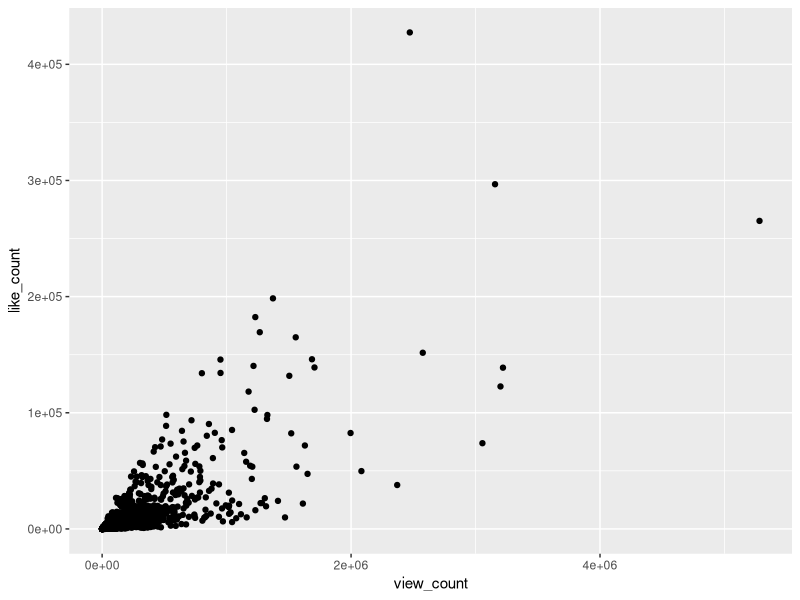
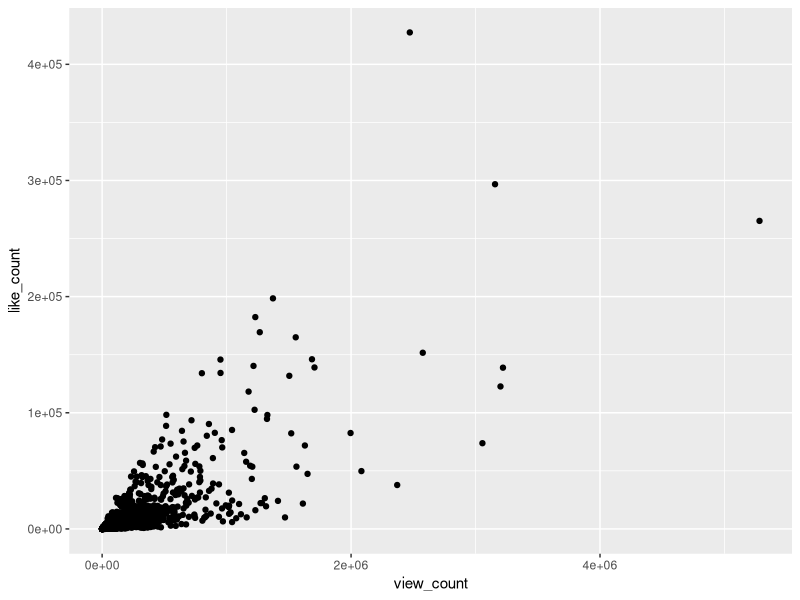
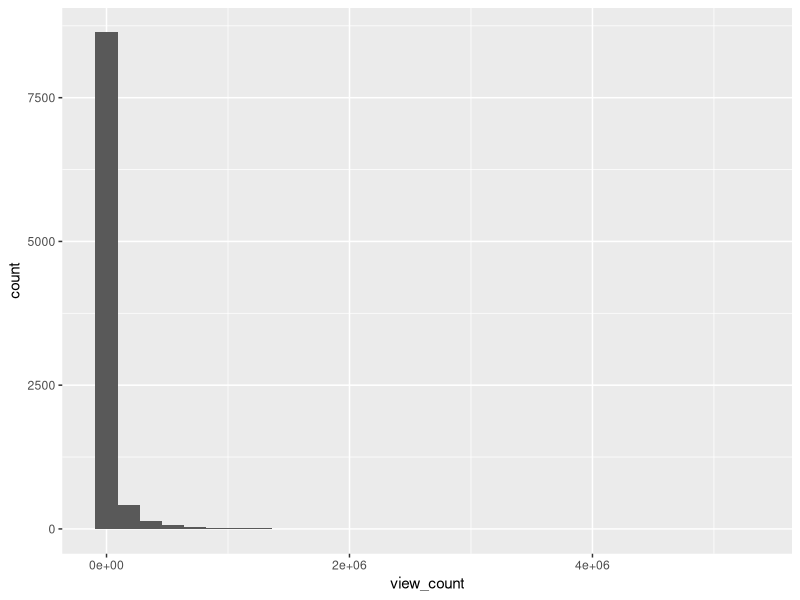
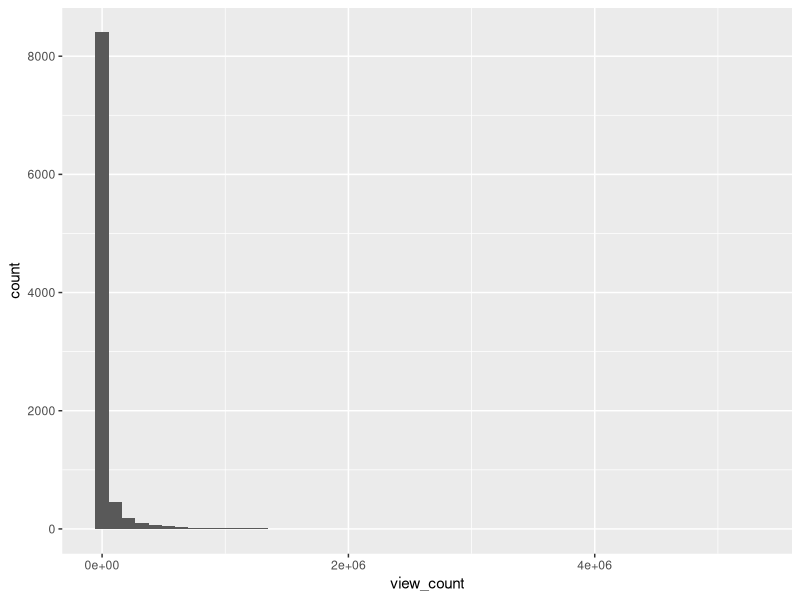
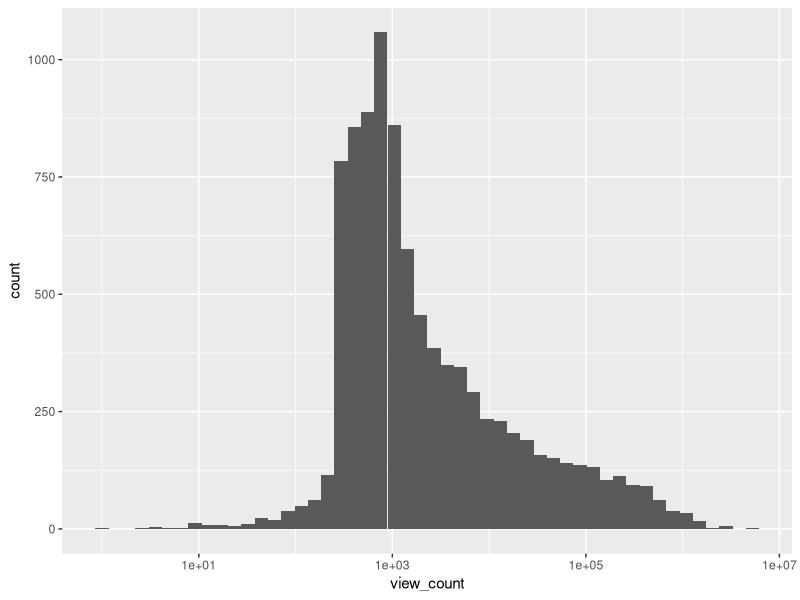
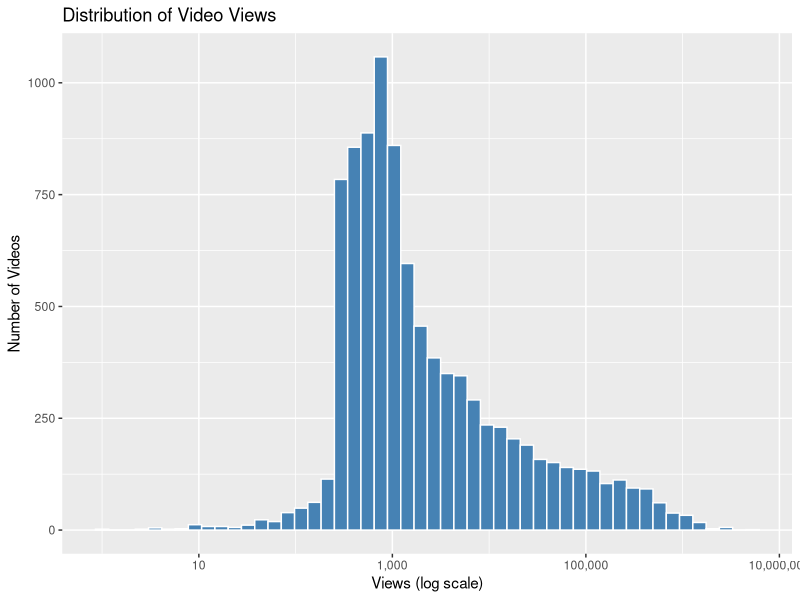
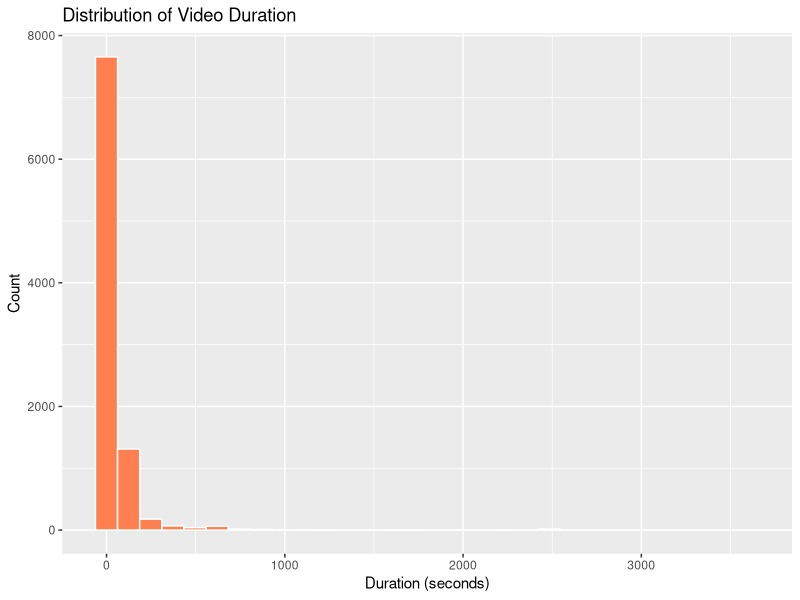
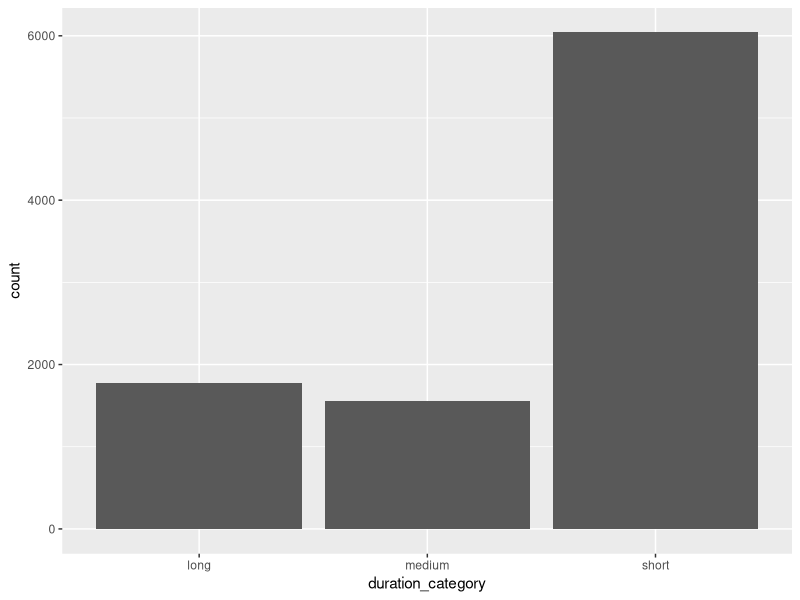

These figures' R source, in order:
# =============================================================================
# Day 4: Data Visualization — Telling Stories with Data
# Data Analysis with R and Claude Code
# University of Urbino — PhD in Humanities
# =============================================================================

# Today we'll create visualizations with ggplot2

# -----------------------------------------------------------------------------
# SETUP
# -----------------------------------------------------------------------------

library(tidyverse)
library(scales)  # For better axis formatting

# Import and prepare the data
corona <- read_csv("data/fabrizio_corona_tiktok_jan2026.csv",
                   col_types = cols(video_id = col_character(),
                                    music_id = col_character()))

# Add our calculated variables from Day 3
corona <- corona |>
  mutate(
    engagement_total = like_count + comment_count + share_count,
    engagement_rate = engagement_total / view_count,
    duration_category = case_when(
      duration < 30 ~ "short",
      duration >= 30 & duration <= 60 ~ "medium",
      duration > 60 ~ "long"
    ),
    is_viral = view_count > 1000000
  )


# -----------------------------------------------------------------------------
# SECTION 1: The Grammar of Graphics
# -----------------------------------------------------------------------------

# ggplot2 builds plots in layers:
# 1. DATA: What dataset are you using?
# 2. AESTHETICS (aes): What variables map to x, y, color, size, etc.?
# 3. GEOMETRIES (geom_): What shapes represent the data?
# 4. ADDITIONAL LAYERS: Labels, themes, scales, etc.

# Basic template:
# ggplot(data = <DATA>, aes(x = <X_VAR>, y = <Y_VAR>)) +
#   geom_<TYPE>()

# Simple example
ggplot(data = corona, aes(x = view_count, y = like_count)) +
  geom_point()

# You can also write it more compactly
ggplot(corona, aes(x = view_count, y = like_count)) +
  geom_point()


# -----------------------------------------------------------------------------
# SECTION 2: Histograms — Distribution of One Variable
# -----------------------------------------------------------------------------

# Basic histogram
ggplot(corona, aes(x = view_count)) +
  geom_histogram()

# Control the number of bins
ggplot(corona, aes(x = view_count)) +
  geom_histogram(bins = 50)

# The data is very skewed — use log scale
ggplot(corona, aes(x = view_count)) +
  geom_histogram(bins = 50) +
  scale_x_log10()

# Add better labels
ggplot(corona, aes(x = view_count)) +
  geom_histogram(bins = 50, fill = "steelblue", color = "white") +
  scale_x_log10(labels = label_comma()) +
  labs(
    title = "Distribution of Video Views",
    x = "Views (log scale)",
    y = "Number of Videos"
  )

# Histogram of duration
ggplot(corona, aes(x = duration)) +
  geom_histogram(bins = 30, fill = "coral", color = "white") +
  labs(
    title = "Distribution of Video Duration",
    x = "Duration (seconds)",
    y = "Count"
  )

# Exercise: Create a histogram of like_count
# [YOUR CODE HERE]


# -----------------------------------------------------------------------------
# SECTION 3: Bar Charts — Counts by Category
# -----------------------------------------------------------------------------

# geom_bar() counts for you
ggplot(corona, aes(x = duration_category)) +
  geom_bar()

# Order categories logically
corona <- corona |>
  mutate(duration_category = factor(duration_category, 
                                    levels = c("short", "medium", "long")))

ggplot(corona, aes(x = duration_category)) +
  geom_bar(fill = "steelblue") +
  labs(
    title = "Videos by Duration Category",
    x = "Duration Category",
    y = "Number of Videos"
  )

# For pre-calculated values, use geom_col()
# First, let's prepare data for top authors
top_authors <- corona |>
  count(author_name, sort = TRUE) |>
  head(10)

ggplot(top_authors, aes(x = reorder(author_name, n), y = n)) +
  geom_col(fill = "steelblue") +
  coord_flip() +  # Flip coordinates for readability
  labs(
    title = "Top 10 Authors by Number of Videos",
    x = "Author",
    y = "Number of Videos"
  )

# Exercise: Create a bar chart showing videos by popularity category
# [YOUR CODE HERE]


# -----------------------------------------------------------------------------
# SECTION 4: Line Plots — Trends Over Time
# -----------------------------------------------------------------------------

# First, prepare daily data
daily_stats <- corona |>
  group_by(create_date) |>
  summarize(
    n_videos = n(),
    total_views = sum(view_count),
    avg_views = mean(view_count)
  )

# Basic line plot
ggplot(daily_stats, aes(x = create_date, y = n_videos)) +
  geom_line()

# Add points
ggplot(daily_stats, aes(x = create_date, y = n_videos)) +
  geom_line() +
  geom_point()

# Customize appearance
ggplot(daily_stats, aes(x = create_date, y = n_videos)) +
  geom_line(color = "steelblue", linewidth = 1) +
  geom_point(color = "steelblue", size = 2) +
  labs(
    title = "Daily TikTok Videos about Fabrizio Corona",
    subtitle = "January 2026",
    x = "Date",
    y = "Number of Videos",
    caption = "Source: TikTok Research API"
  )

# Total daily views
ggplot(daily_stats, aes(x = create_date, y = total_views)) +
  geom_line(color = "coral", linewidth = 1) +
  geom_point(color = "coral", size = 2) +
  scale_y_continuous(labels = label_comma()) +
  labs(
    title = "Total Daily Views",
    x = "Date",
    y = "Total Views"
  )

# Exercise: Create a line plot of average views per day
# [YOUR CODE HERE]


# -----------------------------------------------------------------------------
# SECTION 5: Scatter Plots — Relationships Between Variables
# -----------------------------------------------------------------------------

# Basic scatter plot
ggplot(corona, aes(x = view_count, y = like_count)) +
  geom_point()

# Too many points! Use transparency
ggplot(corona, aes(x = view_count, y = like_count)) +
  geom_point(alpha = 0.3)

# Add log scales (data is very skewed)
ggplot(corona, aes(x = view_count, y = like_count)) +
  geom_point(alpha = 0.3) +
  scale_x_log10(labels = label_comma()) +
  scale_y_log10(labels = label_comma())

# Add color by category
ggplot(corona, aes(x = view_count, y = like_count, color = duration_category)) +
  geom_point(alpha = 0.5) +
  scale_x_log10(labels = label_comma()) +
  scale_y_log10(labels = label_comma()) +
  labs(
    title = "Views vs. Likes by Video Duration",
    x = "Views (log scale)",
    y = "Likes (log scale)",
    color = "Duration"
  )

# Add a trend line
ggplot(corona, aes(x = view_count, y = like_count)) +
  geom_point(alpha = 0.2) +
  geom_smooth(method = "lm", color = "red") +
  scale_x_log10(labels = label_comma()) +
  scale_y_log10(labels = label_comma()) +
  labs(
    title = "Relationship Between Views and Likes",
    x = "Views (log scale)",
    y = "Likes (log scale)"
  )

# Exercise: Create a scatter plot of view_count vs comment_count
# [YOUR CODE HERE]


# -----------------------------------------------------------------------------
# SECTION 6: Box Plots — Distribution by Category
# -----------------------------------------------------------------------------

# Basic boxplot
ggplot(corona, aes(x = duration_category, y = view_count)) +
  geom_boxplot()

# With log scale (because views are skewed)
ggplot(corona, aes(x = duration_category, y = view_count)) +
  geom_boxplot(fill = "steelblue", alpha = 0.7) +
  scale_y_log10(labels = label_comma()) +
  labs(
    title = "View Distribution by Video Duration",
    x = "Duration Category",
    y = "Views (log scale)"
  )

# Add points to show distribution
ggplot(corona, aes(x = duration_category, y = view_count)) +
  geom_boxplot(fill = "steelblue", alpha = 0.7, outlier.shape = NA) +
  geom_jitter(alpha = 0.1, width = 0.2) +
  scale_y_log10(labels = label_comma()) +
  labs(
    title = "View Distribution by Video Duration",
    x = "Duration Category",
    y = "Views (log scale)"
  )

# Engagement rate by duration
ggplot(corona, aes(x = duration_category, y = engagement_rate)) +
  geom_boxplot(fill = "coral", alpha = 0.7) +
  labs(
    title = "Engagement Rate by Video Duration",
    x = "Duration Category",
    y = "Engagement Rate"
  )

# Exercise: Create a boxplot of like_count by duration_category
# [YOUR CODE HERE]


# -----------------------------------------------------------------------------
# SECTION 7: Customization
# -----------------------------------------------------------------------------

# THEMES - change the overall look
p <- ggplot(daily_stats, aes(x = create_date, y = n_videos)) +
  geom_line(color = "steelblue", linewidth = 1)

# Default theme
p + theme_gray()

# Minimal theme (clean)
p + theme_minimal()

# Black and white
p + theme_bw()

# Classic (no gridlines)
p + theme_classic()

# COLORS
# Named colors
ggplot(corona, aes(x = duration_category)) +
  geom_bar(fill = "darkgreen")

# Hex colors
ggplot(corona, aes(x = duration_category)) +
  geom_bar(fill = "#1DA1F2")  # Twitter blue

# Color by category
ggplot(corona, aes(x = duration_category, fill = duration_category)) +
  geom_bar() +
  scale_fill_manual(values = c("short" = "#FF6B6B", 
                               "medium" = "#4ECDC4", 
                               "long" = "#45B7D1"))

# COMPLETE CUSTOMIZATION
ggplot(daily_stats, aes(x = create_date, y = n_videos)) +
  geom_line(color = "#1DA1F2", linewidth = 1) +
  geom_point(color = "#1DA1F2", size = 2) +
  labs(
    title = "Daily TikTok Videos about Fabrizio Corona",
    subtitle = "January 2026",
    x = NULL,  # Remove x label
    y = "Number of Videos",
    caption = "Source: TikTok Research API | Analysis by [Your Name]"
  ) +
  theme_minimal() +
  theme(
    plot.title = element_text(face = "bold", size = 14),
    plot.subtitle = element_text(color = "gray50"),
    panel.grid.minor = element_blank()
  )


# -----------------------------------------------------------------------------
# SECTION 8: Saving Plots
# -----------------------------------------------------------------------------

# Save the last plot
ggsave("output/daily_videos.png", width = 10, height = 6, dpi = 300)

# Save a specific plot
my_plot <- ggplot(daily_stats, aes(x = create_date, y = n_videos)) +
  geom_line(color = "steelblue") +
  theme_minimal() +
  labs(title = "Daily Video Count")

ggsave("output/my_plot.png", plot = my_plot, width = 10, height = 6, dpi = 300)

# Different formats
ggsave("output/my_plot.pdf", plot = my_plot, width = 10, height = 6)
ggsave("output/my_plot.svg", plot = my_plot, width = 10, height = 6)


# -----------------------------------------------------------------------------
# EXERCISES
# -----------------------------------------------------------------------------

# Exercise 1: Create a histogram of video duration
# What does the distribution look like?
# [YOUR CODE HERE]


# Exercise 2: Create a bar chart showing the top 10 authors by number of videos
# Hint: First create a summary, then use geom_col() with coord_flip()
# [YOUR CODE HERE]


# Exercise 3: Create a line plot showing total daily views over January 2026
# [YOUR CODE HERE]


# Exercise 4: Create a scatter plot of view_count vs. comment_count
# Add appropriate log scales
# [YOUR CODE HERE]


# Exercise 5: Create a boxplot comparing engagement_rate across duration categories
# [YOUR CODE HERE]


# Exercise 6: Take one of your plots and make it publication-ready:
# - Add proper labels (title, subtitle, axis labels, caption)
# - Use a clean theme
# - Choose appropriate colors
# [YOUR CODE HERE]


# Exercise 7: Save your best plot as a PNG file
# [YOUR CODE HERE]


# CHALLENGE: Using Claude Code, create a visualization that shows
# both the number of videos and total views per day on the same plot
# (Hint: you might need two y-axes or facets)
# [YOUR CODE HERE]


# -----------------------------------------------------------------------------
# KEY TAKEAWAYS
# -----------------------------------------------------------------------------

# 1. ggplot2 builds plots in layers: data + aesthetics + geoms
# 2. geom_histogram() for distributions
# 3. geom_bar() for counts, geom_col() for pre-calculated values
# 4. geom_line() and geom_point() for time series
# 5. geom_point() for scatter plots
# 6. geom_boxplot() for distributions by category
# 7. Use scale_*_log10() for skewed data
# 8. labs() for titles and labels
# 9. theme_*() for different visual styles
# 10. ggsave() to export figures

# See you on Day 5 for text analysis and the capstone project!
